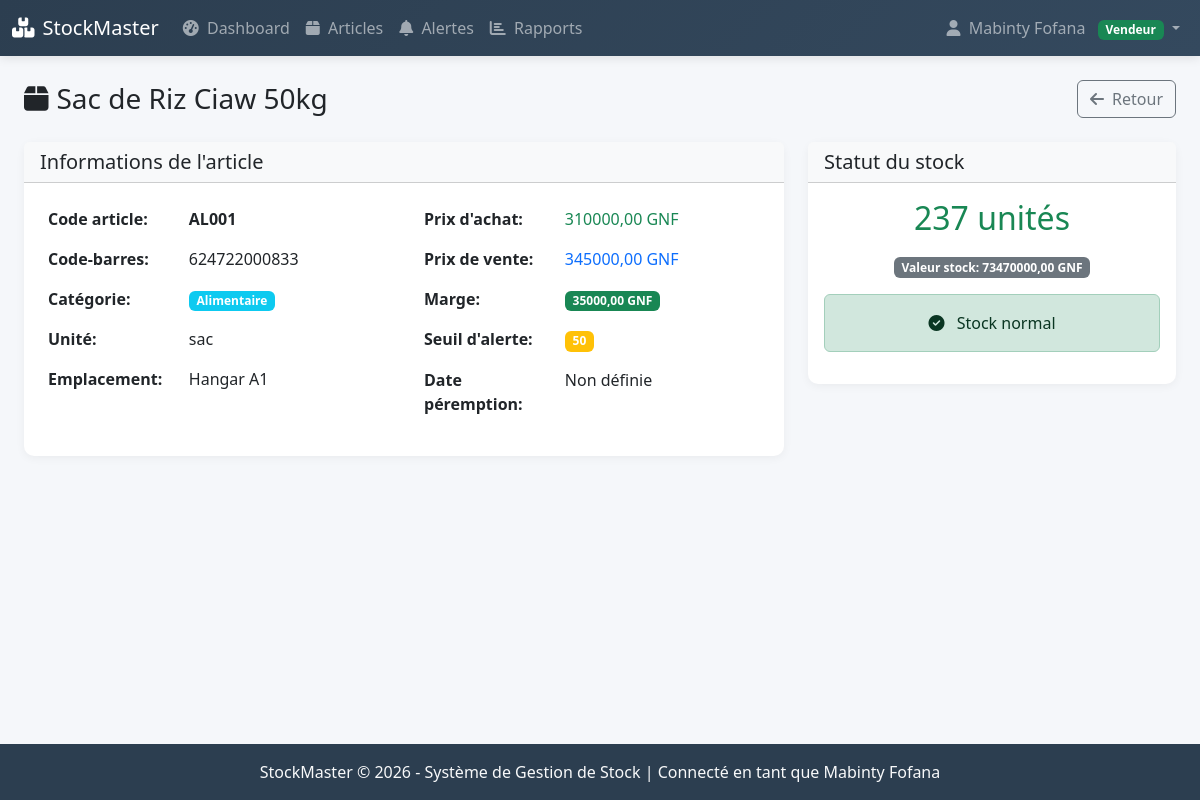
The page /articles/detail/1/ (signed in) on the database its author committed.
### gestion_stock/models.py (models this page shows, shortened)
class ProfilUtilisateur(models.Model):
    ROLE_CHOICES = [
        ('admin', 'Administrateur'),
        ('gestionnaire', 'Gestionnaire'),
        ('vendeur', 'Vendeur'),
    ]
    user = models.OneToOneField(User, on_delete=models.CASCADE)
    role = models.CharField(max_length=20, choices=ROLE_CHOICES, default='vendeur')
    nom_complet = models.CharField(max_length=100)
    telephone = models.CharField(max_length=20, blank=True)
    date_embauche = models.DateField(auto_now_add=True)
    actif = models.BooleanField(default=True)

class Article(models.Model):
    UNITE_CHOICES = [
        ('unite', 'Unité'),
        ('kg', 'Kilogramme'),
        ('litre', 'Litre'),
        ('paquet', 'Paquet'),
        ('carton', 'Carton'),
    ]
    code_article = models.CharField(max_length=50, unique=True, verbose_name="Code article")
    code_barre = models.CharField(max_length=100, blank=True, unique=True, verbose_name="Code-barres")
    designation = models.CharField(max_length=200)
    categorie = models.ForeignKey(Categorie, on_delete=models.SET_NULL, null=True)
    fournisseur = models.ForeignKey(Fournisseur, on_delete=models.SET_NULL, null=True, blank=True)
    prix_achat = models.DecimalField(max_digits=10, decimal_places=2)
    prix_vente = models.DecimalField(max_digits=10, decimal_places=2)
    seuil_alerte = models.IntegerField(default=10)
    unite = models.CharField(max_length=20, choices=UNITE_CHOICES, default='unite')
    emplacement = models.CharField(max_length=50, blank=True, help_text="Rayon/Étagère")
    date_peremption = models.DateField(null=True, blank=True, verbose_name="Date de péremption")
    actif = models.BooleanField(default=True)
    date_creation = models.DateTimeField(auto_now_add=True)
    date_modification = models.DateTimeField(auto_now=True)
    @property
    def quantite_stock(self):
        stock = self.stock_set.first()
        return stock.quantite if stock else 0
    @property
    def valeur_stock(self):
        return self.quantite_stock * self.prix_achat
    class Meta:
        verbose_name = "Article"
        verbose_name_plural = "Articles"

class Categorie(models.Model):
    nom = models.CharField(max_length=50, unique=True)
    description = models.TextField(blank=True)
    class Meta:
        verbose_name = "Catégorie"
        verbose_name_plural = "Catégories"

class Stock(models.Model):
    article = models.ForeignKey(Article, on_delete=models.CASCADE)
    quantite = models.IntegerField(default=0)
    quantite_min = models.IntegerField(default=0)
    quantite_max = models.IntegerField(default=1000)
    emplacement = models.CharField(max_length=100)
    date_derniere_entree = models.DateTimeField(null=True, blank=True)
    date_derniere_sortie = models.DateTimeField(null=True, blank=True)
    class Meta:
        verbose_name = "Stock"
        verbose_name_plural = "Stocks"

### gestion_stock/views.py (the view)
# urls.py: path('articles/detail/<int:pk>/', login_required(vendeur_required(views.detail_article)), name='detail_article'),
@login_required
def detail_article(request, pk):
    article = get_object_or_404(Article, pk=pk)
    mouvements_recents = MouvementStock.objects.filter(article=article).order_by('-date_mouvement')[:10]
    date_limite = timezone.now() - timedelta(days=30)
    entrees_30j = MouvementStock.objects.filter(
        article=article,
        type_mouvement='entree',
        date_mouvement__gte=date_limite
    ).aggregate(total=Sum('quantite'))['total'] or 0
    sorties_30j = MouvementStock.objects.filter(
        article=article,
        type_mouvement='sortie',
        date_mouvement__gte=date_limite
    ).aggregate(total=Sum('quantite'))['total'] or 0
    context = {
        'article': article,
        'mouvements_recents': mouvements_recents,
        'entrees_30j': entrees_30j,
        'sorties_30j': sorties_30j,
    }
    return render(request, 'gestion_stock/articles/detail.html', context)

### gestion_stock/context_processors.py (called while the page is built)
def notification_context(request):
    context = {}
    if request.user.is_authenticated:
        try:
            alertes_non_lues = Alerte.objects.filter(lu=False).count()
            context['alertes_non_lues'] = alertes_non_lues
            if hasattr(request.user, 'profilutilisateur'):
                context['user_role'] = request.user.profilutilisateur.role
                context['user_profile'] = request.user.profilutilisateur
        except:
            pass
    return context

### gestion_stock/templatetags/custom_filters.py (called while the page is built)
@register.filter(name='sub')
def sub(value, arg):
    try:
        return float(value) - float(arg)
    except (ValueError, TypeError):
        return value

### gestion_stock/templates/gestion_stock/articles/detail.html (shortened to what this page needs)
{% extends 'base.html' %}
{% load custom_filters %}
{% block content %}
<div class="container-fluid mt-4">
    <div class="d-flex justify-content-between align-items-center mb-4">
        <h1 class="h3 mb-0">
            <i class="fas fa-box me-2"></i>{{ article.designation }}
        </h1>
        <div class="btn-group">
            <a href="{% url 'liste_articles' %}" class="btn btn-outline-secondary">
                <i class="fas fa-arrow-left me-1"></i> Retour
            </a>
        </div>
    </div>
    <div class="row">
        <div class="col-lg-8">
            <div class="card mb-4">
                <div class="card-header bg-light">
                    <h5 class="mb-0">Informations de l'article</h5>
                </div>
                <div class="card-body">
                    <div class="row">
                        <div class="col-md-6">
                            <table class="table table-borderless">
                                <tr>
                                    <th width="40%">Code article:</th>
                                    <td><strong>{{ article.code_article }}</strong></td>
                                </tr>
                                <tr>
                                    <th>Code-barres:</th>
                                    <td>{{ article.code_barre|default:"Non défini" }}</td>
                                </tr>
                                <tr>
                                    <th>Catégorie:</th>
                                    <td>
                                        {% if article.categorie %}
                                        <span class="badge bg-info">{{ article.categorie.nom }}</span>
                                        {% else %}
                                        Non catégorisé
                                        {% endif %}
                                    </td>
                                </tr>
                                <tr>
                                    <th>Unité:</th>
                                    <td>{{ article.get_unite_display }}</td>
                                </tr>
                                <tr>
                                    <th>Emplacement:</th>
                                    <td>{{ article.emplacement|default:"Non spécifié" }}</td>
                                </tr>
                            </table>
                        </div>
                        <div class="col-md-6">
                            <table class="table table-borderless">
                                <tr>
                                    <th width="40%">Prix d'achat:</th>
                                    <td class="text-success">{{ article.prix_achat|floatformat:2 }} GNF</td>
                                </tr>
                                <tr>
                                    <th>Prix de vente:</th>
                                    <td class="text-primary">{{ article.prix_vente|floatformat:2 }} GNF</td>
                                </tr>
                                <tr>
                                    <th>Marge:</th>
                                    <td>
                                        <span class="badge bg-success">
                                            {{ article.prix_vente|sub:article.prix_achat|floatformat:2 }} GNF
                                        </span>
                                    </td>
                                </tr>
                                <tr>
                                    <th>Seuil d'alerte:</th>
                                    <td>
                                        <span class="badge bg-warning">{{ article.seuil_alerte }}</span>
                                    </td>
                                </tr>
                                <tr>
                                    <th>Date péremption:</th>
                                    <td>
                                        {% if article.date_peremption %}
                                        {{ article.date_peremption|date:"d/m/Y" }}
                                        {% else %}
                                        Non définie
                                        {% endif %}
                                    </td>
                                </tr>
                            </table>
                        </div>
                    </div>
                </div>
            </div>
        </div>
        <div class="col-lg-4">
            <div class="card mb-4">
                <div class="card-header bg-light">
                    <h5 class="mb-0">Statut du stock</h5>
                </div>
                <div class="card-body text-center">
                    <h2 class="mb-3
                        {% if article.quantite_stock <= article.seuil_alerte %}text-danger
                        {% elif article.quantite_stock == 0 %}text-danger
                        {% else %}text-success{% endif %}">
                        {{ article.quantite_stock }} unités
                    </h2>
                    <div class="mb-3">
                        <span class="badge bg-secondary">Valeur stock: {{ article.valeur_stock|floatformat:2 }} GNF</span>
                    </div>
                    {% if article.quantite_stock <= article.seuil_alerte and article.quantite_stock > 0 %}
                    <div class="alert alert-warning">
                        <i class="fas fa-exclamation-circle me-2"></i>
                        Stock faible! Seuil: {{ article.seuil_alerte }} unités
                    </div>
                    {% elif article.quantite_stock == 0 %}
                    <div class="alert alert-danger">
                        <i class="fas fa-times-circle me-2"></i>
                        Rupture de stock!
                    </div>
                    {% else %}
                    <div class="alert alert-success">
                        <i class="fas fa-check-circle me-2"></i>
                        Stock normal
                    </div>
                    {% endif %}
                </div>
            </div>
        </div>
    </div>
</div>
{% endblock %}

### gestion_stock/templates/base.html (shortened to what this page needs)
<!DOCTYPE html>
<html lang="fr">
<head>
    <link href="https://cdn.jsdelivr.net/npm/bootstrap@5.3.0/dist/css/bootstrap.min.css" rel="stylesheet">
    <link rel="stylesheet" href="https://cdnjs.cloudflare.com/ajax/libs/font-awesome/6.4.0/css/all.min.css">
</head>
<body class="d-flex flex-column min-vh-100">
    {% if user.is_authenticated %}
    <nav class="navbar navbar-expand-lg navbar-dark">
        <div class="container-fluid">
            <a class="navbar-brand" href="{% url 'dashboard' %}">
                <i class="fas fa-boxes me-2"></i>StockMaster
            </a>
            <div class="collapse navbar-collapse" id="navbarNav">
                <ul class="navbar-nav me-auto">
                    <li class="nav-item">
                        <a class="nav-link" href="{% url 'dashboard' %}">
                            <i class="fas fa-tachometer-alt me-1"></i> Dashboard
                        </a>
                    </li>
                    <li class="nav-item">
                        <a class="nav-link" href="{% url 'liste_articles' %}">
                            <i class="fas fa-box me-1"></i> Articles
                        </a>
                    </li>
                    <li class="nav-item">
                        <a class="nav-link" href="{% url 'alertes' %}">
                            <i class="fas fa-bell me-1"></i> Alertes
                        </a>
                    </li>
                    <li class="nav-item">
                        <a class="nav-link" href="{% url 'reporting' %}">
                            <i class="fas fa-chart-bar me-1"></i> Rapports
                        </a>
                    </li>
                </ul>
                <ul class="navbar-nav ms-auto">
                    <li class="nav-item dropdown">
                        <a class="nav-link dropdown-toggle" href="#" id="userDropdown" role="button" data-bs-toggle="dropdown">
                            <i class="fas fa-user me-1"></i>
                            {% if user.profilutilisateur.nom_complet %}
                                {{ user.profilutilisateur.nom_complet }}
                            {% else %}
                                {{ user.username }}
                            {% endif %}
                            <span class="badge ms-2
                                {% if user.profilutilisateur.role == 'admin' %}bg-danger
                                {% elif user.profilutilisateur.role == 'gestionnaire' %}bg-warning
                                {% else %}bg-success{% endif %}">
                                {{ user.profilutilisateur.get_role_display }}
                            </span>
                        </a>
                    </li>
                </ul>
            </div>
        </div>
    </nav>
    {% endif %}
    <main class="flex-grow-1">
        <div class="container-fluid mt-3">
            {% block content %}
            {% endblock %}
        </div>
    </main>
    <footer class="footer mt-auto py-3">
        <div class="container text-center">
            <span class="text-light">
                StockMaster © 2026 - Système de Gestion de Stock
                {% if user.is_authenticated %}
                | Connecté en tant que {{ user.profilutilisateur.nom_complet }}
                {% endif %}
            </span>
        </div>
    </footer>
</body>
</html>

### gestion_stock/templates/base.html (style rules this page uses)
:root { --primary-color: #2c3e50; --secondary-color: #3498db; --success-color: #27ae60; --danger-color: #e74c3c; --warning-color: #f39c12; --light-bg: #f8f9fa; }
body { font-family: 'Segoe UI', Tahoma, Geneva, Verdana, sans-serif; background-color: #f5f7fa; min-height: 100vh; }
.navbar { background: linear-gradient(135deg, var(--primary-color) 0%, #34495e 100%); box-shadow: 0 2px 10px rgba(0,0,0,0.1); }
.footer { background-color: var(--primary-color); color: white; margin-top: auto; }
.card { border: none; border-radius: 10px; box-shadow: 0 2px 10px rgba(0,0,0,0.05); transition: transform 0.3s; }

### rows shown on the page
Article: designation "Sac de Riz Ciaw 50kg", code_article "AL001", code_barre "624722000833", categorie.nom "Alimentaire", unite "sac", emplacement "Hangar A1", prix_achat "310000,00", prix_vente "345000,00", prix_vente|sub "35000,00", seuil_alerte "50", quantite_stock "237", valeur_stock "73470000,00"

### other values the page prints
{{ user.profilutilisateur.nom_complet }} "Mabinty Fofana"
{{ user.profilutilisateur.get_role_display }} "Vendeur"
